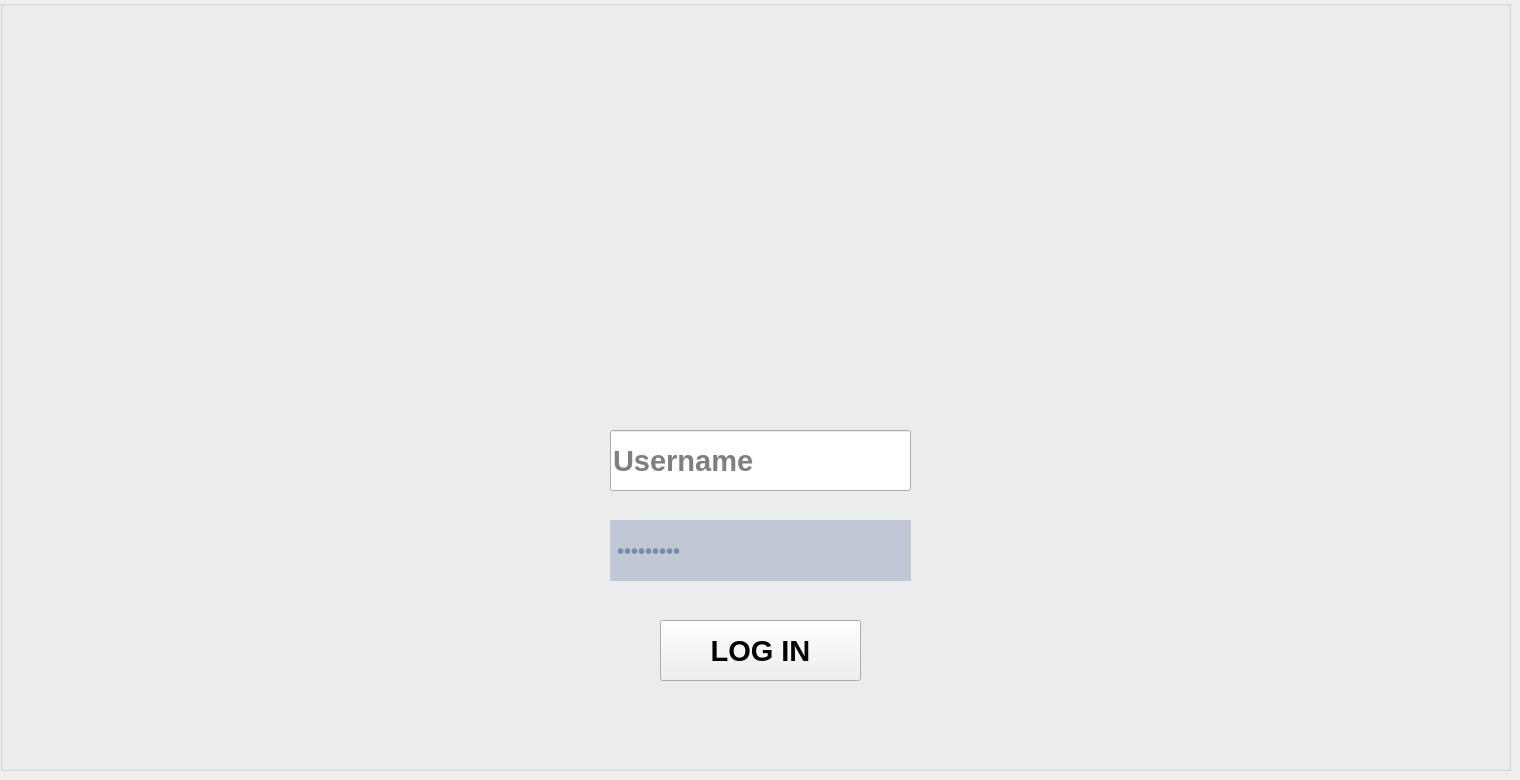
      <widget class="QWidget" name="page_1">
       <widget class="QGroupBox" name="groupBox">
        <property name="geometry">
         <rect>
          <x>0</x>
          <y>0</y>
          <width>1511</width>
          <height>771</height>
         </rect>
        </property>
        <property name="sizePolicy">
         <sizepolicy hsizetype="Expanding" vsizetype="Expanding">
          <horstretch>0</horstretch>
          <verstretch>0</verstretch>
         </sizepolicy>
        </property>
        <property name="minimumSize">
         <size>
          <width>250</width>
          <height>250</height>
         </size>
        </property>
        <property name="font">
         <font>
          <pointsize>22</pointsize>
          <italic>false</italic>
          <bold>true</bold>
          <underline>false</underline>
         </font>
        </property>
        <property name="title">
         <string/>
        </property>
        <widget class="QPushButton" name="pushButton_login">
         <property name="geometry">
          <rect>
           <x>660</x>
           <y>620</y>
           <width>201</width>
           <height>61</height>
          </rect>
         </property>
         <property name="sizePolicy">
          <sizepolicy hsizetype="Minimum" vsizetype="Expanding">
           <horstretch>0</horstretch>
           <verstretch>0</verstretch>
          </sizepolicy>
         </property>
         <property name="text">
          <string>LOG IN</string>
         </property>
         <property name="iconSize">
          <size>
           <width>31</width>
           <height>20</height>
          </size>
         </property>
        </widget>
        <widget class="QLineEdit" name="lineEdit_username">
         <property name="geometry">
          <rect>
           <x>610</x>
           <y>430</y>
           <width>301</width>
           <height>61</height>
          </rect>
         </property>
         <property name="sizePolicy">
          <sizepolicy hsizetype="Expanding" vsizetype="Expanding">
           <horstretch>0</horstretch>
           <verstretch>0</verstretch>
          </sizepolicy>
         </property>
         <property name="placeholderText">
          <string>Username</string>
         </property>
        </widget>
        <widget class="QLineEdit" name="lineEdit_pass">
         <property name="geometry">
          <rect>
           <x>610</x>
           <y>520</y>
           <width>301</width>
           <height>61</height>
          </rect>
         </property>
         <property name="sizePolicy">
          <sizepolicy hsizetype="Expanding" vsizetype="Expanding">
           <horstretch>0</horstretch>
           <verstretch>0</verstretch>
          </sizepolicy>
         </property>
         <property name="styleSheet">
          <string notr="true">QLineEdit
{
	background-color: #c2c7d5;
	color: #2a547f;
	border: none;
	padding: 5px;
font-size: 20px;
}
</string>
         </property>
         <property name="echoMode">
          <enum>QLineEdit::Password</enum>
         </property>
         <property name="placeholderText">
          <string>•••••••••</string>
         </property>
        </widget>
        <widget class="QLabel" name="label_pic">
         <property name="geometry">
          <rect>
           <x>610</x>
           <y>110</y>
           <width>300</width>
           <height>300</height>
          </rect>
         </property>
         <property name="text">
          <string/>
         </property>
        </widget>
       </widget>
      </widget>
